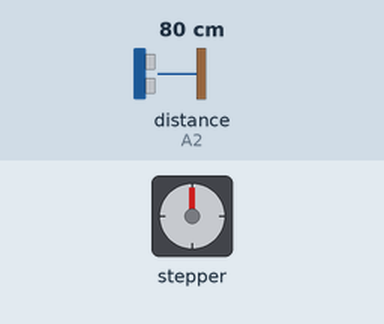
Simulated run of this sketch. Board: Arduino Uno, built with avr-gcc and run on an emulated ATmega328P. On the bench: stepper motor. Wiring (inferred from the names in the program): ultrasonic range finder: trigger A1; echo A2. The inputs (shaded band) are chosen by the test bench; at power-on: distance to the obstacle (sensor on A2) 80 cm. The echo pulse lasts 58.3 µs per cm; stepper angles assume 1 steps per turn; what the sketch prints to the serial monitor is not drawn.

Above: at 3.8 s.
3.9 s: distance to the obstacle (sensor on A2) set to 2 cm
Timing chart, 0 to 6.9 s (numbered marks = the images above; inputs shaded):
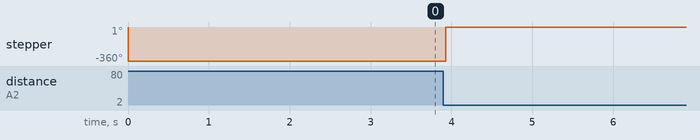

Measured:
- after the input at 3.9 s, stepper: turns 360° clockwise, starting at once
- by itself, stepper: turns 360° counter-clockwise

The sketch:

lab2_combinestepper.ino
```cpp
// Stepper
#include <Stepper.h>

// Number of steps per output rotation
int stepsPerRevolution = 1;
int deg = 0;
int prevdist = 0;

// Create Instance of Stepper library
Stepper myStepper(stepsPerRevolution, 2,8,9,10);
// free pins: 13, 10, 9, 2, 8

// Ultrasonic
const int trigPin = A1;
const int echoPin = A2;
long duration;
int distance;

void setup() {
  /// Ultrasonic
  pinMode(trigPin, OUTPUT); // Sets the trigPin as an Output
  pinMode(echoPin, INPUT); // Sets the echoPin as an Input

  /// Stepper
  // set the speed at 20 rpm:
  myStepper.setSpeed(20);
  // initialize the serial port:
  Serial.begin(9600);
}

void loop() {
  /// Acquire Distance
  // Clears the trigPin
  digitalWrite(trigPin, LOW);
  delayMicroseconds(2);
  // Sets the trigPin on HIGH state for 10 micro seconds
  digitalWrite(trigPin, HIGH);
  delayMicroseconds(10);
  digitalWrite(trigPin, LOW);
  // Reads the echoPin, returns the sound wave travel time in microseconds
  duration = pulseIn(echoPin, HIGH);
  // Calculating the distance
  distance = duration * 0.034 / 2;
  // Prints the distance on the Serial Monitor
  Serial.print("Distance: ");
  Serial.println(distance);

  deg = stepsPerRevolution*1.8;

  /// Move
  if (distance < prevdist){
    myStepper.step(stepsPerRevolution);
    Serial.println(deg);
  }
  if (distance == prevdist){
    Serial.println(deg);
  }
  if (distance > prevdist){
    myStepper.step(-stepsPerRevolution);
    Serial.println(-deg);
  }

  prevdist = distance;
}
```
